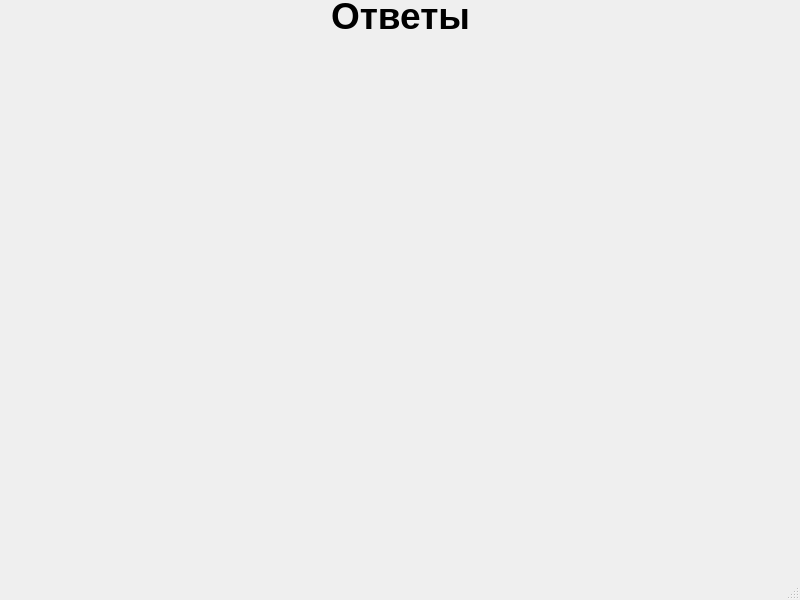
<?xml version="1.0" encoding="UTF-8"?>
<ui version="4.0">
 <class>MainWindow</class>
 <widget class="QMainWindow" name="MainWindow">
  <property name="geometry">
   <rect>
    <x>0</x>
    <y>0</y>
    <width>800</width>
    <height>600</height>
   </rect>
  </property>
  <property name="windowTitle">
   <string>MainWindow</string>
  </property>
  <widget class="QWidget" name="centralwidget">
   <widget class="QLabel" name="label">
    <property name="geometry">
     <rect>
      <x>10</x>
      <y>0</y>
      <width>781</width>
      <height>31</height>
     </rect>
    </property>
    <property name="font">
     <font>
      <pointsize>28</pointsize>
      <weight>75</weight>
      <bold>true</bold>
     </font>
    </property>
    <property name="text">
     <string>Ответы</string>
    </property>
    <property name="alignment">
     <set>Qt::AlignCenter</set>
    </property>
   </widget>
   <widget class="QWidget" name="verticalLayoutWidget">
    <property name="geometry">
     <rect>
      <x>40</x>
      <y>50</y>
      <width>721</width>
      <height>491</height>
     </rect>
    </property>
    <layout class="QVBoxLayout" name="verticalLayout">
     <item>
      <widget class="QLabel" name="label_1">
       <property name="text">
        <string/>
       </property>
      </widget>
     </item>
     <item>
      <widget class="QLabel" name="label_2">
       <property name="text">
        <string/>
       </property>
      </widget>
     </item>
     <item>
      <widget class="QLabel" name="label_3">
       <property name="text">
        <string/>
       </property>
      </widget>
     </item>
     <item>
      <widget class="QLabel" name="label_4">
       <property name="text">
        <string/>
       </property>
      </widget>
     </item>
     <item>
      <widget class="QLabel" name="label_5">
       <property name="text">
        <string/>
       </property>
      </widget>
     </item>
     <item>
      <widget class="QLabel" name="label_6">
       <property name="text">
        <string/>
       </property>
      </widget>
     </item>
     <item>
      <widget class="QLabel" name="label_7">
       <property name="text">
        <string/>
       </property>
      </widget>
     </item>
     <item>
      <widget class="QLabel" name="label_8">
       <property name="text">
        <string/>
       </property>
      </widget>
     </item>
     <item>
      <widget class="QLabel" name="label_9">
       <property name="text">
        <string/>
       </property>
      </widget>
     </item>
     <item>
      <widget class="QLabel" name="label_10">
       <property name="text">
        <string/>
       </property>
      </widget>
     </item>
     <item>
      <widget class="QLabel" name="label_11">
       <property name="text">
        <string/>
       </property>
      </widget>
     </item>
     <item>
      <widget class="QLabel" name="label_12">
       <property name="text">
        <string/>
       </property>
      </widget>
     </item>
    </layout>
   </widget>
  </widget>
  <widget class="QMenuBar" name="menubar">
   <property name="geometry">
    <rect>
     <x>0</x>
     <y>0</y>
     <width>800</width>
     <height>30</height>
    </rect>
   </property>
  </widget>
  <widget class="QStatusBar" name="statusbar"/>
 </widget>
 <resources/>
 <connections/>
</ui>
